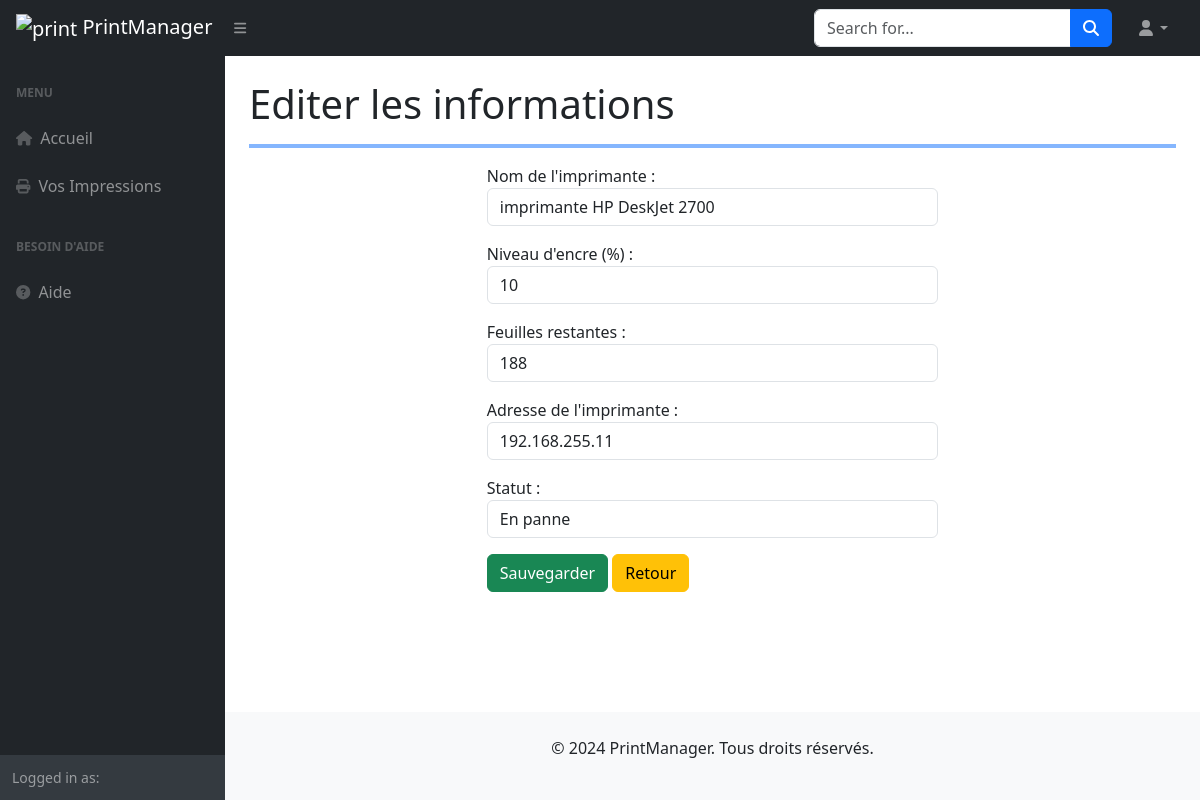
Screenshot of /printers/imprimante-hp-deskjet-2700/edit/ with the database file from the repository.
### printers/models.py (models this page shows, shortened)
class Printer(models.Model):
    STATUS_CHOICES = [
        ('DISPONIBLE', 'Disponible'),
        ('PANNE', 'En panne'),
    ]
    name = models.CharField(max_length=100, verbose_name="Nom de l'imprimante")
    admin_user = models.ForeignKey(CustomUser, on_delete=models.CASCADE, related_name="managed_printers")  # Utilisateur qui gère l'imprimante
    ink_level = models.IntegerField(verbose_name="Niveau d'encre (%)")
    paper_remaining = models.IntegerField(verbose_name="Feuilles restantes")
    address = models.CharField(max_length=255, blank=True, null=True, verbose_name="Adresse de l'imprimante")
    status = models.CharField(max_length=20, choices=STATUS_CHOICES, default='DISPONIBLE', verbose_name="Statut")
    slug = models.SlugField(max_length=200, unique=True, blank=True)
    last_updated = models.DateTimeField(auto_now=True, verbose_name="Modifié le")
    created_on = models.DateTimeField(auto_now_add=True, verbose_name="Date de création")  # Auto-enregistrer la date lors de la création
    class Meta:
        ordering = ['-created_on']
        verbose_name = "Imprimante"

### printers/views.py (the view, shortened to what this page needs)
# urls.py: path('printers/<slug:slug>/edit/', PrinterUpdateView.as_view(), name='edit_printer'),
class PrinterUpdateView(UpdateView):
    model = Printer
    form_class = PrinterForm  # Assure-toi que tu as un formulaire approprié
    template_name = 'printers/edit_printer.html'
    success_url = reverse_lazy('dashboard')
    def get_object(self):
        return Printer.objects.get(slug=self.kwargs['slug'])  # Récupérer par slug

### printers/forms.py (shortened to what this page needs)
class PrinterForm(forms.ModelForm):
    class Meta:
        model = Printer
        fields = ['name', 'ink_level', 'paper_remaining', 'address', 'status']
        widgets = {
            'name': forms.TextInput(attrs={
                'class': "form-control mb-3",
                'placeholder': 'Nom de l’imprimante'
            }),
            'ink_level': forms.NumberInput(attrs={
                'class': 'form-control',
                'placeholder': 'Niveau d\'encre (%)'
            }),
            'paper_remaining': forms.NumberInput(attrs={
                'class': 'form-control',
                'placeholder': 'Nombre de feuilles restantes'
            }),
            'address': forms.TextInput(attrs={
                'class': 'form-control',
                'placeholder': 'Adresse de l’imprimante (192.168.0.xxx)'
            }),
            'status': forms.Select(attrs={
                'class': "form-control mb-3",
            }),
        }
    def __init__(self, *args, **kwargs):
        self.user = kwargs.pop('user', None)  # Récupérer l'utilisateur connecté
        super().__init__(*args, **kwargs)

### printers/templates/printers/edit_printer.html (shortened to what this page needs)
{% extends 'base.html' %}
{% load static %}
    {% block content %}
    {% include 'layouts/Navbar.html' %}
    <div id="layoutSidenav">
        {% include 'layouts/Sidenav.html' %}
        <div id="layoutSidenav_content">
            <main>
                <div class="container-fluid px-4">
                    <h1 class="mt-4">Editer les informations</h1>
                        <hr class="border border-primary border-2 opacity-50">
                        <div class="row">
                            <div class="col-6 mx-auto">
                                <form method="post">
                                    {{ form.as_p }}
                                    <button type="submit" class="btn btn-success">Sauvegarder</button>
                                    <button type="submit" class="btn btn-warning">
                                        <a style="text-decoration: none; color: #000;" href="/dashboard">
                                            Retour
                                        </a>
                                    </button>
                                </form>
                            </div>
                        </div>
                </div>
            </main>
            {% include 'layouts/footer.html' %}
        </div>
    </div>
    {% endblock %}

### static/css/Hompage.css (style rules this page uses)
body { font-family: 'Arial', sans-serif; background-color: #f8f9fa; }

### rows the page displays
Printer: name "imprimante HP DeskJet 2700", ink_level "10", paper_remaining "188", address "192.168.255.11", status "En panne"
